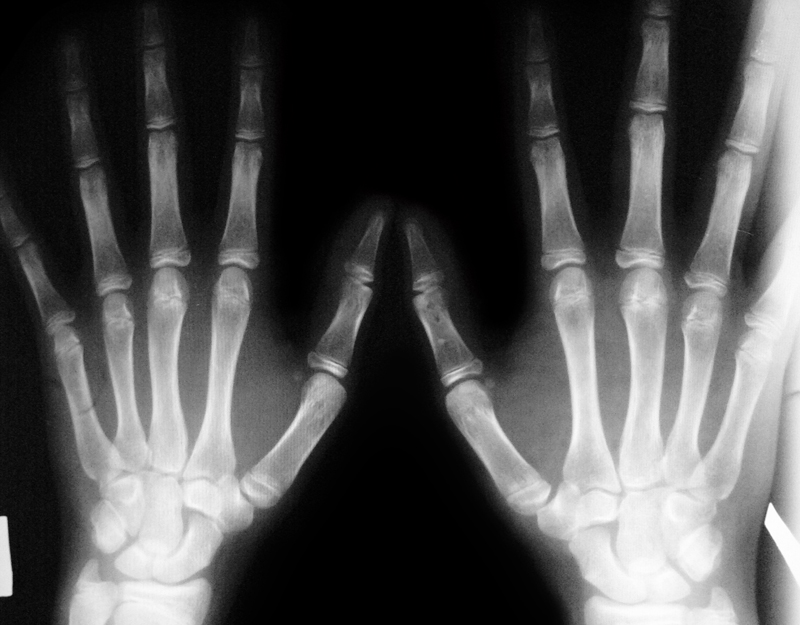
#> input picture bones_4.jpg, 800 x 625 px
$ python prac5.py
#> lines starting #> are read from the running program, lines starting #| are printed output that depends on the picture; after the words box and inside, x2 and y2 are one past the last pixel; in counts of white or black regions, pixels touching at a corner belong together
import cv2 as cv
import sys
from matplotlib import pyplot as plt
import numpy as np

image = cv.imread("bones_4.jpg", 0)
#> image: shape (625, 800); min 0, max 255, mean 79.9
img = cv.imread("bones_4.jpg")
#> img is the input picture: shape (625, 800, 3); mean B, G, R 79.9, 79.9, 79.9
# [16 lines of commented-out code are left out]

def gammaCorrection(img_original, gamma):
    lookUpTable = np.empty((1,256), np.uint8)
    for i in range(256):
        lookUpTable[0,i] = np.clip(pow(i / 255.0, gamma) * 255.0, 0, 255)
    res = cv.LUT(img_original, lookUpTable)
    img_gamma_corrected = cv.hconcat([img_original, res])
    cv.imshow("Gamma correction", img_gamma_corrected)

#
# gammaCorrection(img, 0.4)
# cv.waitKey()
# gammaCorrection(img, 0.5)

img = cv.imread("mammo_1.jpg")
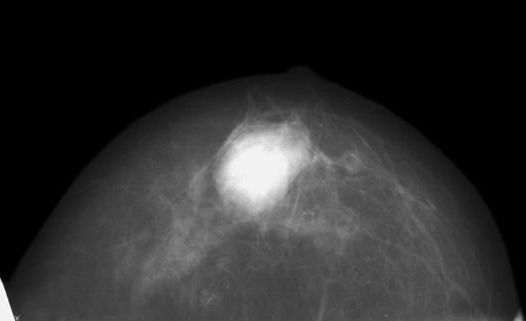
#> input picture mammo_1.jpg, 526 x 321 px
#> img is the input picture: shape (321, 526, 3); min 0, max 255, mean 45
img_gray = cv.cvtColor(img, cv.COLOR_BGR2GRAY)
template =cv.imread("m1.jpg", cv.IMREAD_GRAYSCALE)
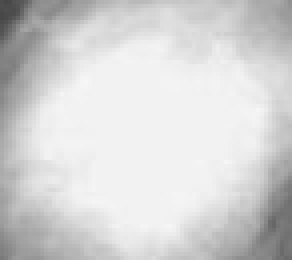
#> input picture m1.jpg, 73 x 65 px (shown 4 times larger)
#> template is the input picture: shape (65, 73); min 71, max 246, mean 211.7
w, h = template.shape[::-1]
#> w = 73; h = 65
res = cv.matchTemplate(img_gray,template,cv.TM_CCORR_NORMED)
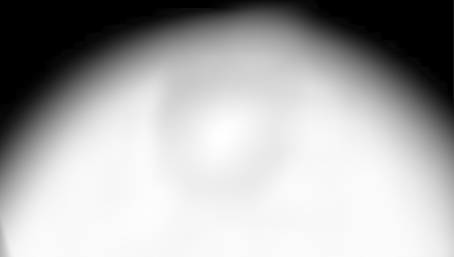
#> res: shape (257, 454) float32; min 0, max 1, mean 0.669
threshold = 0.999
loc = np.where( res >= threshold)
#> loc = 21 positions, rows 134 to 139, columns 219 to 223
for pt in zip(*loc[::-1]):
    cv.rectangle(img, pt, (pt[0] + w, pt[1] + h), (0,0,255), 2)
#> this loop made 21 passes
#> pt on passes 1 to 12: (221, 134), (222, 134), (223, 134), (220, 135), (221, 135), (222, 135), (223, 135), (219, 136), (220, 136), (221, 136), (222, 136), (223, 136)
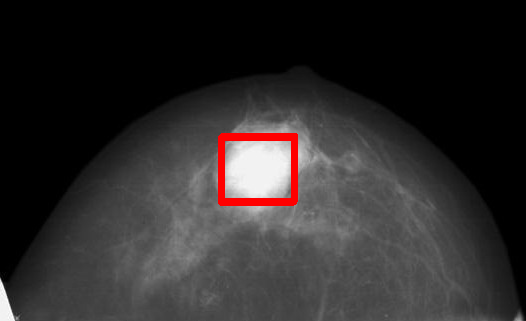
#> img: shape (321, 526, 3); 1.22% of pixels changed, all inside (x1, y1, x2, y2) = (218, 133, 298, 206)
cv.imwrite('res.png',img)
